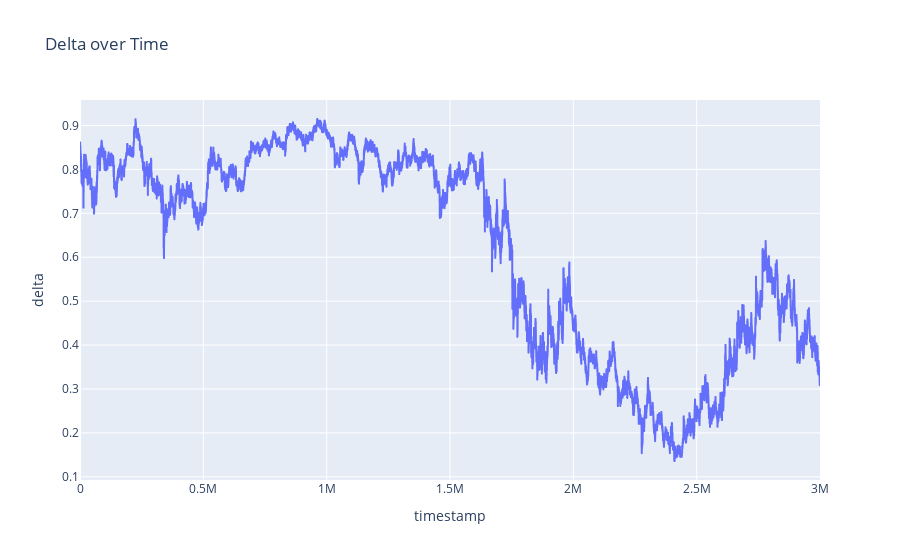

The cell this chart's notebook holds for it:
### Code cell
import plotly.express as px

fig = px.line(df_volcanic_rock_voucher_10250, x='timestamp', y='delta', title='Delta over Time')
fig.show()

### Figure 1 — Plotly figure (JSON) as saved in the notebook; plotly's stock layout.template omitted (floating-point values rounded to 4 significant figures; data arrays with more than 128 entries replaced by an {"elided": "..."} marker saying what was removed)
{"data": [{"hovertemplate": "timestamp=%{x}<br>delta=%{y}<extra></extra>", "legendgroup": "", "line": {"color": "#636efa", "dash": "solid"}, "marker": {"symbol": "circle"}, "mode": "lines", "name": "", "showlegend": false, "type": "scattergl", "x": {"elided": "30000 int values"}, "xaxis": "x", "y": {"elided": "30000 float values"}, "yaxis": "y"}], "layout": {"legend": {"tracegroupgap": 0}, "title": {"text": "Delta over Time"}, "xaxis": {"anchor": "y", "domain": [0, 1], "title": {"text": "timestamp"}}, "yaxis": {"anchor": "x", "domain": [0, 1], "title": {"text": "delta"}}}}
